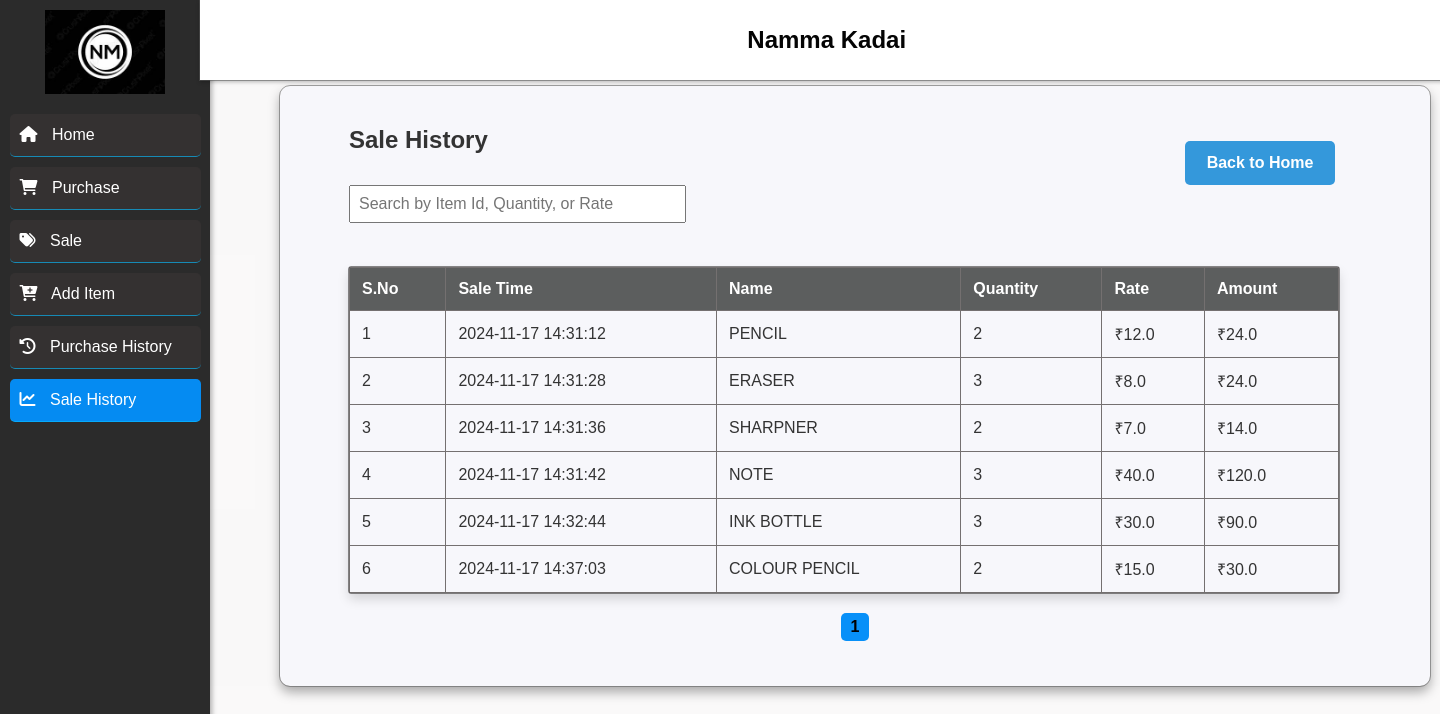
Page /sales_history on the committed database.
### models.py (models this page shows)
class Sales(db.Model):
    sale_id=db.Column(db.Integer, primary_key=True)
    sale_time=db.Column(db.DateTime, default=get)
    s_item_id=db.Column(db.Integer, db.ForeignKey('items.item_id'),nullable=False)
    s_qty=db.Column(db.Integer, db.ForeignKey('purchase.qty'),nullable=False)
    s_rate=db.Column(db.Float, db.ForeignKey('purchase.rate'),nullable=False)
    s_amount=db.Column(db.Float,db.ForeignKey('purchase.amount'),nullable=False)

class Items(db.Model):
    item_id=db.Column(db.Integer, primary_key=True)
    item_name=db.Column(db.String(150),nullable=False, unique=True)
    item_qty=db.Column(db.Integer, default=0)
    item_lastpur=db.Column(db.Float)
    item_lastsale=db.Column(db.Float)
    item_profit=db.Column(db.Integer)

### app.py (the view)
@app.route('/sales_history')
def sale_history():
    new_his=db.session.query(Sales,Items).join(Items,Sales.s_item_id == Items.item_id).all()
    return render_template('sales_history.html',new_his=new_his)

### templates/sales_history.html (shortened to what this page needs)
<!DOCTYPE html>
<html lang="en">
<head>
    <link rel="stylesheet" type="text/css" href="{{ url_for('static', filename='sale_history.css') }}">
    <link rel="stylesheet" href="https://cdnjs.cloudflare.com/ajax/libs/font-awesome/6.0.0-beta3/css/all.min.css">
</head>
<body>
    <div class="sidebar">
        <img src="{{ url_for('static', filename='logo.jpeg') }}" alt="Logo" class="sidebar-logo">
        <a href="/" class="sidebar-item" title="view the products list">
            <i class="fa-solid fa-house icon-s"></i> Home
        </a>
        <a href="/purchase" class="sidebar-item" title="purchase the product">
            <i class="fa-solid fa-cart-shopping icon-s"></i> Purchase
        </a>
        <a href="/sales" class="sidebar-item" title="sale the product">
            <i class="fa-solid fa-tags icon-s"></i> Sale
        </a>
        <a href="/add_items" class="sidebar-item" title="add item to store">
            <i class="fa-solid fa-cart-plus icon-s"></i> Add Item
        </a>
        <a href="/purchase_history" class="sidebar-item" title="view the purchase history">
            <i class="fa-solid fa-clock-rotate-left icon-s"></i> Purchase History
        </a>
        <a href="/sales_history" class="sidebar-item active" title="view the sale history">
            <i class="fa-solid fa-chart-line icon-s"></i> Sale History
        </a>
    </div>
    <div class="top-bar">
        <h2 class="header-content">Namma Kadai</h2>
    </div>
    <div class="main-content">
        <h2 style="margin-left: 4%;">Sale History</h2>
        <div class="form-buttons">
            <a href="/" style="text-decoration: none; width: 10%; margin-left: 80%; margin-top: -3%;">Back to Home</a>
        </div>
        <div class="search-container">
            <input type="text" id="productSearch" class="search-bar" placeholder="Search by Item Id, Quantity, or Rate"
                onkeyup="filterProducts()">
        </div>
        <table class="product-table" id="productTable">
            <thead>
                <tr>
                    <th>S.No</th>
                    <th>Sale Time</th>
                    <th>Name</th>
                    <th>Quantity</th>
                    <th>Rate</th>
                    <th>Amount</th>
                </tr>
            </thead>
            <tbody id="tableBody">
                {% for i, item in new_his %}
                <tr>
                    <td>{{ loop.index }}</td>
                    <td>{{ i.sale_time }}</td>
                    <td>{{ item.item_name }}</td>
                    <td>{{ i.s_qty }}</td>
                    <td>₹{{ i.s_rate }}</td>
                    <td>₹{{ i.s_amount }}</td>
                </tr>
                {% endfor %}
            </tbody>
        </table>
        <div class="pagination" id="paginationControls"></div>
    </div>
</body>
</html>

### static/sale_history.css (style rules this page uses)
body, html { font-family: Arial, sans-serif; margin: 0; padding: 0; color: #333; background-color: #faf9f9e1; }
.sidebar { position: fixed; top: 0; left: 0; width: 190px; height: 100%; background-color: #2b2b2b; color: white; padding: 10px; box-shadow: 2px 0 5px rgba(0, 0, 0, 0.3); display: flex; flex-direction: column; align-items: center; }
.sidebar-logo { width: 120px; height: auto; margin-bottom: 20px; }
.sidebar-item { display: block; width: 90%; padding: 12px 10px; font-size: 16px; color: white; text-decoration: none; border-radius: 5px; text-align: left; background-color: #343131; transition: background-color 0.3s; border-bottom: 1px solid #07bdffa4; margin-bottom: 10px; }
.sidebar-item.active { background-color: #058bf2; }
.icon-s { margin-right: 10px; }
.top-bar { position: fixed; top: 0; left: 13.9%; width: 100%; background-color: white; color: #090808; height: 80px; box-shadow: 0 2px 4px rgba(0, 0, 0, 0.275); z-index: 1000; display: flex; align-items: center; outline: 1px solid rgba(90, 89, 89, 0.542); }
.header-content { color: #040404; font-size: 24px; position: absolute; left: 38%; }
.main-content { margin-left: 280px; padding: 25px; padding-top: 20px; padding-bottom: 45px; background-color: #f7f7fb; border-radius: 10px; box-shadow: 0px 6px 12px rgba(0, 0, 0, 0.336); width: 100%; max-width: 1100px; margin-top: 6%; position: relative; outline: 1px solid rgba(90, 89, 89, 0.542); }
.main-content h2 { top: 20px; margin-left: 0%; }
.form-buttons { display: flex; justify-content: space-between; width: 100%; margin-top: 10px; }
.form-buttons a { width: 40%; text-align: center; padding: 10px 20px; background-color: #3498db; color: white; border-radius: 5px; display: inline-block; text-decoration: none; line-height: 1.5; font-weight: bold; cursor: pointer; }
.product-table { width: 90%; margin-left: 4%; border-collapse: collapse; margin-top: 4%; box-shadow: 0px 6px 12px rgba(0, 0, 0, 0.15); border-radius: 2px; outline: 1px solid #535151ae; }
.product-table th, .product-table td { padding: 12px; text-align: left; border-bottom: 1px solid #ddd; border: 1px solid rgb(116, 112, 112); box-shadow: #1a1a1a79; }
.product-table th { background-color: #424444da; color: white; }
.pagination { display: flex; justify-content: center; text-align: center; margin-top: 20px; }
.search-container { margin-left: 4%; text-align: left; }
.search-bar { padding: 8px; width: 30%; font-size: 16px; }

### rows in the picture
Sales: sale_time "2024-11-17 14:31:12", item_name "PENCIL", s_qty "2", s_rate "12.0", s_amount "24.0"
Sales: sale_time "2024-11-17 14:31:28", item_name "ERASER", s_qty "3", s_rate "8.0", s_amount "24.0"
Sales: sale_time "2024-11-17 14:31:36", item_name "SHARPNER", s_qty "2", s_rate "7.0", s_amount "14.0"
Sales: sale_time "2024-11-17 14:31:42", item_name "NOTE", s_qty "3", s_rate "40.0", s_amount "120.0"
Sales: sale_time "2024-11-17 14:32:44", item_name "INK BOTTLE", s_qty "3", s_rate "30.0", s_amount "90.0"
Sales: sale_time "2024-11-17 14:37:03", item_name "COLOUR PENCIL", s_qty "2", s_rate "15.0", s_amount "30.0"
